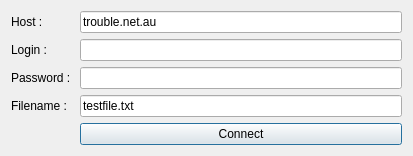
<?xml version="1.0" encoding="UTF-8"?>
<ui version="4.0">
 <class>ServerConfigDlg</class>
 <widget class="QDialog" name="ServerConfigDlg">
  <property name="geometry">
   <rect>
    <x>0</x>
    <y>0</y>
    <width>413</width>
    <height>145</height>
   </rect>
  </property>
  <property name="windowTitle">
   <string>Dialog</string>
  </property>
  <property name="sizeGripEnabled">
   <bool>false</bool>
  </property>
  <property name="modal">
   <bool>true</bool>
  </property>
  <layout class="QFormLayout" name="formLayout">
   <item row="0" column="0">
    <widget class="QLabel" name="label">
     <property name="text">
      <string>Host :</string>
     </property>
    </widget>
   </item>
   <item row="0" column="1">
    <widget class="QLineEdit" name="hostName">
     <property name="text">
      <string>trouble.net.au</string>
     </property>
    </widget>
   </item>
   <item row="4" column="1">
    <widget class="QPushButton" name="connectButton">
     <property name="text">
      <string>Connect</string>
     </property>
     <property name="checkable">
      <bool>false</bool>
     </property>
     <property name="checked">
      <bool>false</bool>
     </property>
     <property name="default">
      <bool>true</bool>
     </property>
     <property name="flat">
      <bool>false</bool>
     </property>
    </widget>
   </item>
   <item row="1" column="1">
    <widget class="QLineEdit" name="login">
     <property name="text">
      <string/>
     </property>
    </widget>
   </item>
   <item row="2" column="1">
    <widget class="QLineEdit" name="password">
     <property name="text">
      <string/>
     </property>
     <property name="echoMode">
      <enum>QLineEdit::Password</enum>
     </property>
    </widget>
   </item>
   <item row="1" column="0">
    <widget class="QLabel" name="label_2">
     <property name="text">
      <string>Login :</string>
     </property>
    </widget>
   </item>
   <item row="2" column="0">
    <widget class="QLabel" name="label_3">
     <property name="text">
      <string>Password : </string>
     </property>
    </widget>
   </item>
   <item row="3" column="1">
    <widget class="QLineEdit" name="filename">
     <property name="text">
      <string>testfile.txt</string>
     </property>
    </widget>
   </item>
   <item row="3" column="0">
    <widget class="QLabel" name="label_4">
     <property name="text">
      <string>Filename :</string>
     </property>
    </widget>
   </item>
  </layout>
 </widget>
 <tabstops>
  <tabstop>hostName</tabstop>
  <tabstop>login</tabstop>
  <tabstop>password</tabstop>
  <tabstop>filename</tabstop>
  <tabstop>connectButton</tabstop>
 </tabstops>
 <resources/>
 <connections/>
</ui>
